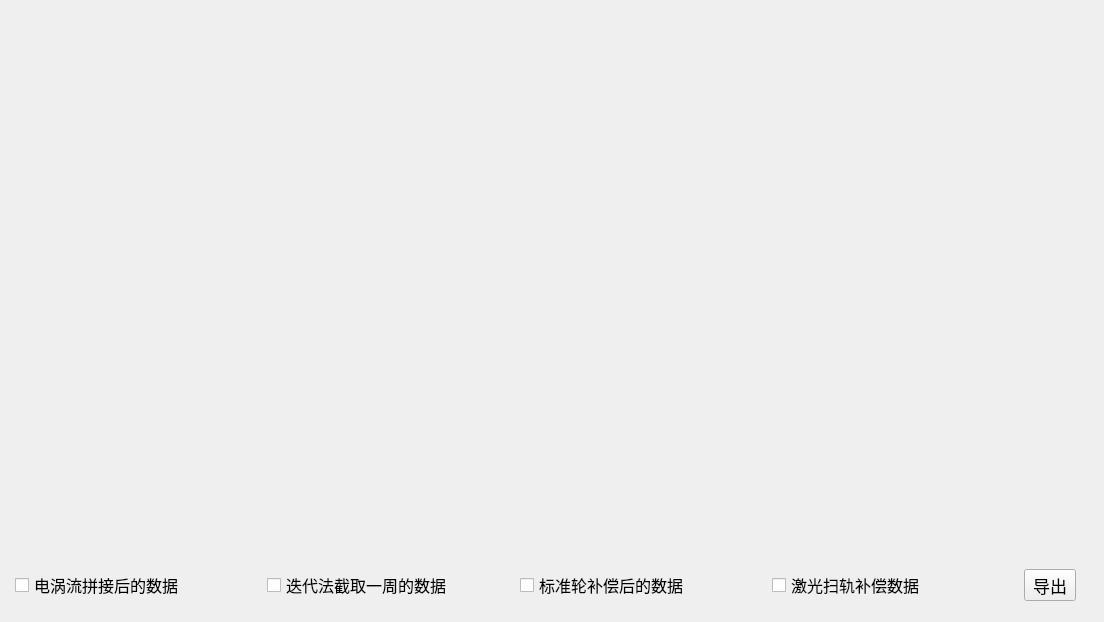
<?xml version="1.0" encoding="UTF-8"?>
<ui version="4.0">
 <class>DlgMidEddyDatas</class>
 <widget class="QDialog" name="DlgMidEddyDatas">
  <property name="geometry">
   <rect>
    <x>0</x>
    <y>0</y>
    <width>1104</width>
    <height>622</height>
   </rect>
  </property>
  <property name="windowTitle">
   <string>Dialog</string>
  </property>
  <widget class="QWidget" name="verticalLayoutWidget">
   <property name="geometry">
    <rect>
     <x>10</x>
     <y>20</y>
     <width>1071</width>
     <height>581</height>
    </rect>
   </property>
   <layout class="QVBoxLayout" name="mainLayout" stretch="4,1">
    <item>
     <widget class="QCustomPlot" name="widget" native="true"/>
    </item>
    <item>
     <layout class="QHBoxLayout" name="horizontalLayout">
      <property name="spacing">
       <number>20</number>
      </property>
      <property name="leftMargin">
       <number>5</number>
      </property>
      <property name="rightMargin">
       <number>5</number>
      </property>
      <item>
       <widget class="QCheckBox" name="checkBox">
        <property name="font">
         <font>
          <pointsize>12</pointsize>
         </font>
        </property>
        <property name="text">
         <string>电涡流拼接后的数据</string>
        </property>
       </widget>
      </item>
      <item>
       <widget class="QCheckBox" name="checkBox_4">
        <property name="font">
         <font>
          <pointsize>12</pointsize>
         </font>
        </property>
        <property name="text">
         <string>迭代法截取一周的数据</string>
        </property>
       </widget>
      </item>
      <item>
       <widget class="QCheckBox" name="checkBox_3">
        <property name="font">
         <font>
          <pointsize>12</pointsize>
         </font>
        </property>
        <property name="text">
         <string>标准轮补偿后的数据</string>
        </property>
       </widget>
      </item>
      <item>
       <widget class="QCheckBox" name="checkBox_2">
        <property name="font">
         <font>
          <pointsize>12</pointsize>
         </font>
        </property>
        <property name="text">
         <string>激光扫轨补偿数据</string>
        </property>
       </widget>
      </item>
      <item>
       <widget class="QToolButton" name="toolButton">
        <property name="font">
         <font>
          <pointsize>13</pointsize>
         </font>
        </property>
        <property name="text">
         <string>导出</string>
        </property>
       </widget>
      </item>
     </layout>
    </item>
   </layout>
  </widget>
 </widget>
 <customwidgets>
  <customwidget>
   <class>QCustomPlot</class>
   <extends>QWidget</extends>
   <header>qcustomplot.h</header>
   <container>1</container>
  </customwidget>
 </customwidgets>
 <resources/>
 <connections/>
</ui>
